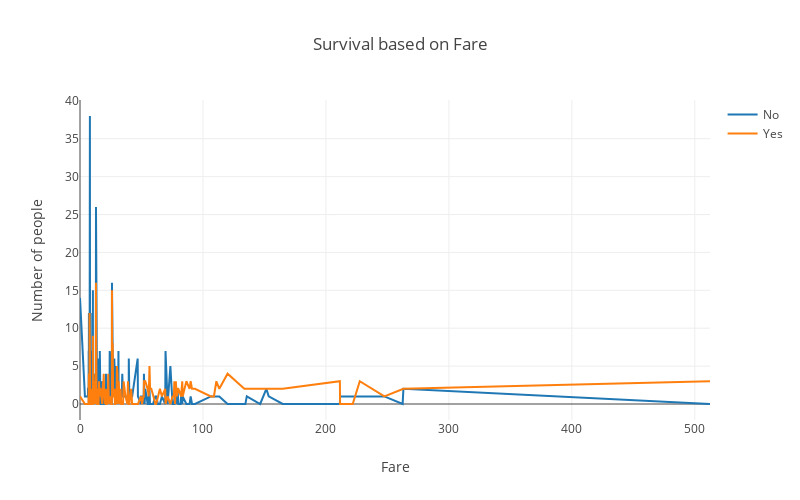

Notebook code cell kept with this figure:
### Markdown cell above
- The train data has no missing data
- The test data has one missing value and we will replace it with the most frequent
- This is a continuous feature 
- We will lamp the fare feature into bins to develop the predictive model
- We use qcut method from pandas to divide the fare into ranges

### Code cell
Fare = pd.crosstab([train.Survived],train.Fare)
plotLine(Fare,'Survival based on Fare')

### Figure 1 — Plotly figure (JSON) as saved in the notebook; plotly's stock layout.template omitted (floating-point values rounded to 4 significant figures; data arrays with more than 128 entries replaced by an {"elided": "..."} marker saying what was removed)
{"data": [{"mode": "lines", "name": "No", "type": "scatter", "uid": "8eb79113-b5e3-416f-9ce9-72cd4caa615f", "x": {"elided": "248 float values"}, "y": {"elided": "248 int values"}}, {"mode": "lines", "name": "Yes", "type": "scatter", "uid": "46824a0c-580b-415a-a2bc-c04696273f2b", "x": {"elided": "248 float values"}, "y": {"elided": "248 int values"}}], "layout": {"autosize": false, "height": 500, "title": {"text": "Survival based on Fare"}, "width": 800, "xaxis": {"title": {"text": "Fare"}}, "yaxis": {"title": {"text": "Number of people"}}}}
